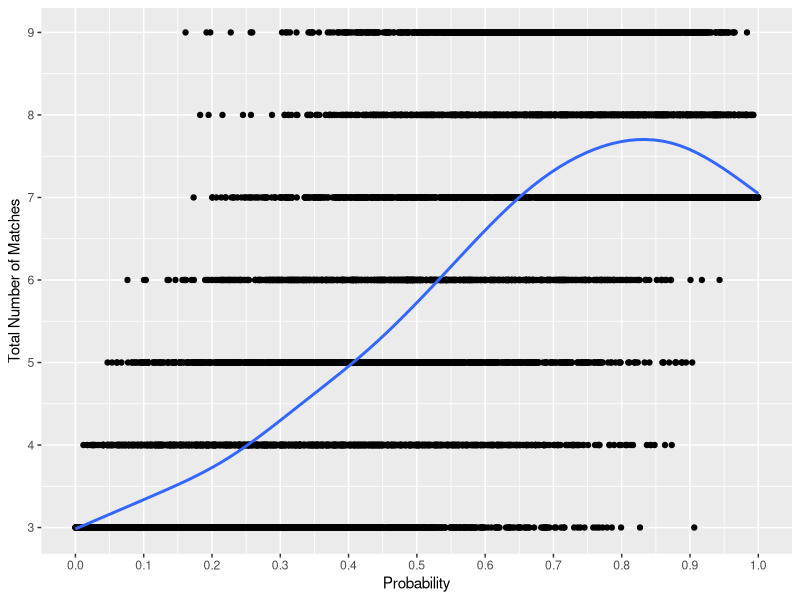
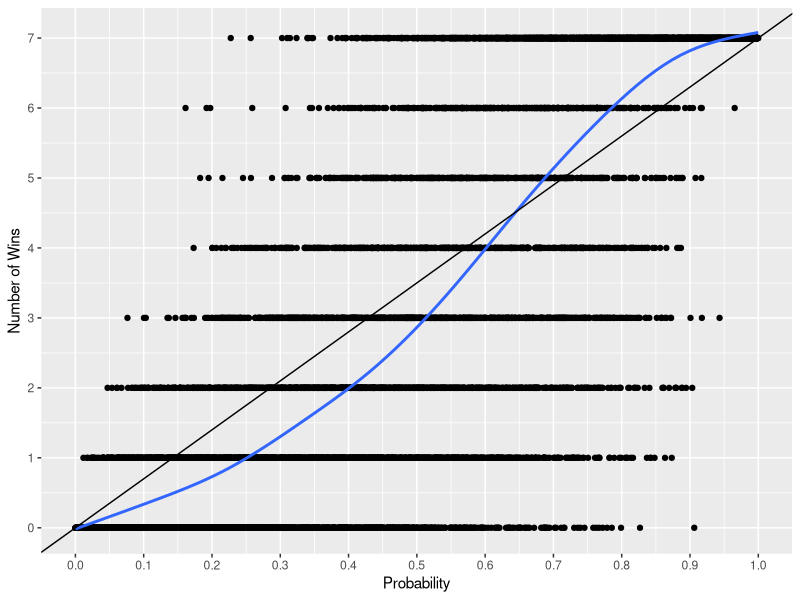
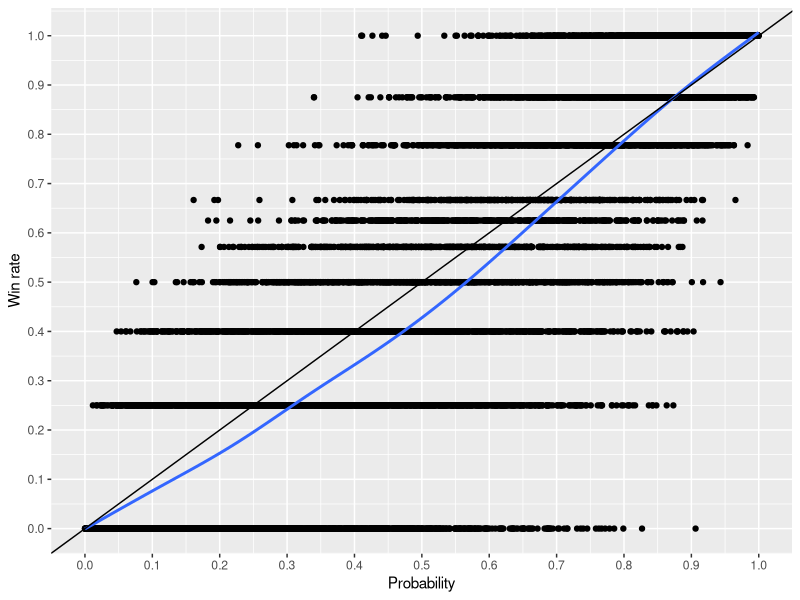

Write the R code that produced these figures, in order.
# Problem 4b
library(tidyverse)

# tournament format: a team keeps playing until they accrue 
# 7 wins or 3 losses (whichever comes first - no draws allowed). 
# Assume a fixed win rate p ∈ [0, 1] across all rounds
# (they are paired at random).

# Base tournament set up with repeats and data store
# Initialisation
NRepeat <- 10000                    # number of replicates
totalWins <- rep(NA, NRepeat)       # win store
totalLosses <- rep(NA, NRepeat)     # loss store
totalMatches <- rep(NA, NRepeat)    # matches store
probs <- rep(NA, NRepeat)           # probability store

# run tournament
set.seed(231215)

for (i in seq(NRepeat)) {
  nWins <- 0                   # set win counter
  nLosses <- 0                 # set loss counter
  
  
  p <- runif(1, min = 0, max = 1)    # calculate fixed probability
  
  
  while(nLosses < 3 & nWins < 7) {      # set stopping condition
    
      result <- rbinom(n = 1, size = 1, prob = p)   # simulate game result
      # 0 - loss
      # 1 - win
      
      if (result == 0) {
        nLosses <- nLosses + 1
      }
      
      if (result == 1) {
        nWins <- nWins + 1
      }
      
      nMatches <- nWins + nLosses            # find number of matches
  }
  
  totalLosses[i] <- nLosses              # record wins, losses, matches and probabilities
  totalWins[i] <- nWins                  
  totalMatches[i] <- nMatches
  probs[i] <- p
  

}

#Plot how the total number of matches played (i.e. wins + losses) 
#varies as a function of p.

# create data frame for ggplot
matchProb <- data.frame(p = probs, matches =totalMatches)

ggplot(matchProb, aes(x = p, y = matches)) +     # plot total matches against probability
  geom_point() +
  xlab("Probability") +
  ylab("Total Number of Matches") +
  geom_smooth(se = FALSE) +
  scale_x_continuous(breaks = seq(0,1,0.1)) +
  scale_y_continuous(breaks = seq(min(matchProb$matches), max(matchProb$matches))) 



# Comment on the observed win rate relative to the assumed win rate p 
# (i.e. if a team obtains 2 wins - 3 losses, the maximum likelihood 
# point estimate for their win rate is 40%). Specifically, focus on the
# effect driven by the format of this tournament.

winRate <- data.frame(p = probs, wins = totalWins)

ggplot(winRate, aes(x = p, y = wins)) +     # plot total matches against probability
  geom_point() +
  xlab("Probability") +
  ylab("Number of Wins") +
  geom_smooth(se = FALSE) +
  geom_abline(aes(intercept = 0, slope = 7)) +
  scale_x_continuous(breaks = seq(0,1,0.1)) +
  scale_y_continuous(breaks = seq(min(winRate$wins), max(winRate$wins))) 


winRate <- data.frame(p = probs, wins = totalWins, losses = totalLosses, rate = totalWins/(totalMatches))

ggplot(winRate, aes(x = p, y = rate)) +     # plot total matches against probability
  geom_point() +
  xlab("Probability") +
  ylab("Win rate") +
  geom_smooth(se = FALSE) +
  geom_abline(aes(intercept = 0, slope = 1)) +
  scale_x_continuous(breaks = seq(0,1,0.1)) +
  scale_y_continuous(breaks = seq(0,1,0.1))


